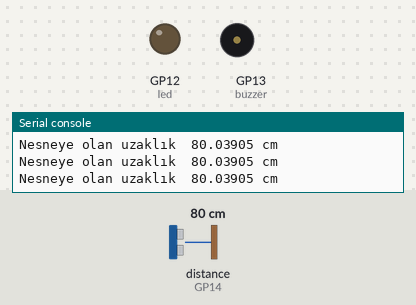
A program run on a simulated Raspberry Pi Pico running MicroPython. Parts: output pins drawn as LEDs (lit = HIGH), buzzer (waves = sounding, pin HIGH), the last lines printed to the serial console. Dashed ring = blinking. Inputs (shaded band) come from the test bench; at power-on: distance to the obstacle (sensor on GP14) 80 cm. The echo pulse lasts 58.3 µs per cm; pins used as bus, display or sensor lines are not drawn.

Above: at 1.2 s.
1.3 s: distance to the obstacle (sensor on GP14) set to 11 cm
2.8 s: distance to the obstacle (sensor on GP14) set to 8 cm
At 3.8 s:
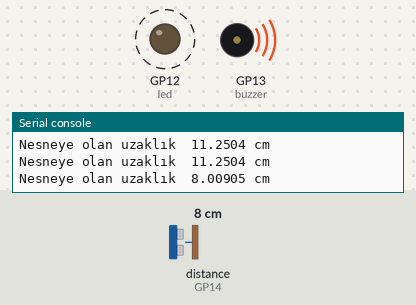
5.8 s: distance to the obstacle (sensor on GP14) set to 18 cm
At 6.9 s:
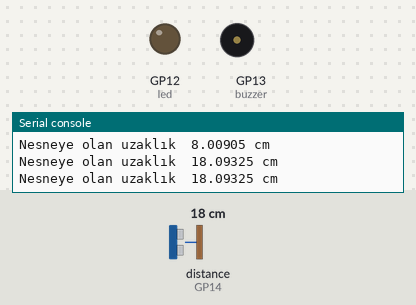
Timing chart, 0 to 8.8 s (numbered marks = the images above; inputs shaded):
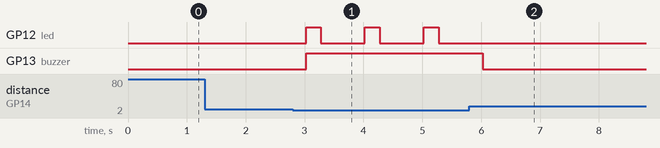

The program:

Alarm_Sistemi.py
```python
from machine import Pin
import utime
import math
import time

trigger = Pin(15, Pin.OUT)
echo = Pin(14, Pin.IN)
buzzer = Pin(13, Pin.OUT)
led = Pin(12, Pin.OUT)

def mesafe_olc():
   trigger.low()
   utime.sleep_us(2)
   trigger.high()
   utime.sleep_us(10)
   trigger.low()
   while echo.value() == 0:
       signaloff = utime.ticks_us()
   while echo.value() == 1:
       signalon = utime.ticks_us()
   sure = signalon - signaloff
   distance = (sure * 0.0343) / 2
   return distance

while True:
   mesafe = mesafe_olc()
   print("Nesneye olan uzaklık ", mesafe, "cm")

   if mesafe < 10.0000:
       buzzer.on()
       led.on()
       time.sleep(0.25)
       led.off()
       time.sleep(0.25)
   else:
       buzzer.off()
       led.off()
   utime.sleep(0.5)
```

Measured:
- the behaviour switches between 10 and 9 cm on distance to the obstacle (sensor on GP14) (found by bisection; images 0 and 1)
- after the input at 2.8 s, GP12 (led): alternates HIGH for 0.25 s and LOW for 0.75 s, starting after 0.22 s; GP13 (buzzer): LOW → HIGH after 0.22 s
- after the input at 5.8 s, GP12 (led): stops changing and stays LOW; GP13 (buzzer): HIGH → LOW after 0.23 s
